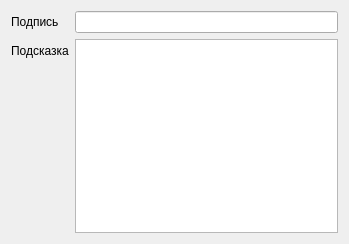
<?xml version="1.0" encoding="UTF-8"?>
<ui version="4.0">
 <class>VertexSettings</class>
 <widget class="QWidget" name="VertexSettings">
  <property name="geometry">
   <rect>
    <x>0</x>
    <y>0</y>
    <width>349</width>
    <height>244</height>
   </rect>
  </property>
  <property name="sizePolicy">
   <sizepolicy hsizetype="Minimum" vsizetype="Minimum">
    <horstretch>0</horstretch>
    <verstretch>0</verstretch>
   </sizepolicy>
  </property>
  <property name="windowTitle">
   <string>Form</string>
  </property>
  <layout class="QFormLayout" name="formLayout">
   <item row="0" column="0">
    <widget class="QLabel" name="label">
     <property name="text">
      <string>Подпись</string>
     </property>
    </widget>
   </item>
   <item row="1" column="0">
    <widget class="QLabel" name="label_2">
     <property name="text">
      <string>Подсказка</string>
     </property>
    </widget>
   </item>
   <item row="0" column="1">
    <widget class="QLineEdit" name="name"/>
   </item>
   <item row="1" column="1">
    <widget class="QTextEdit" name="tooltip"/>
   </item>
  </layout>
 </widget>
 <resources/>
 <connections/>
</ui>
